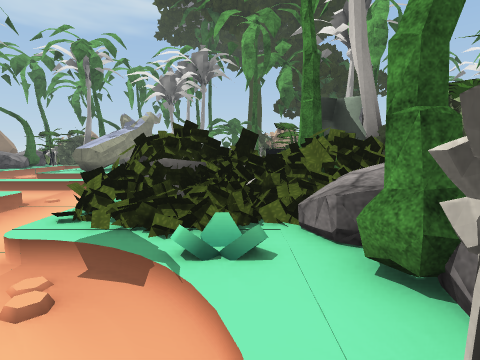
view 1 (above)

24 first-person views from a walk through a Unity game level. The camera is 1.3 m above the floor, tilts 6° down and sees 80° across. The floor is counted in squares, 1 m on a side. Each view is taken from the middle of a square. On the plan, view 1 faces up. The plan holds only what a view shows up to about 13 squares ahead; the rest is blank. The place goes on beyond the plan. The player character is not drawn. Some surface patterns are stand-ins.

view 2
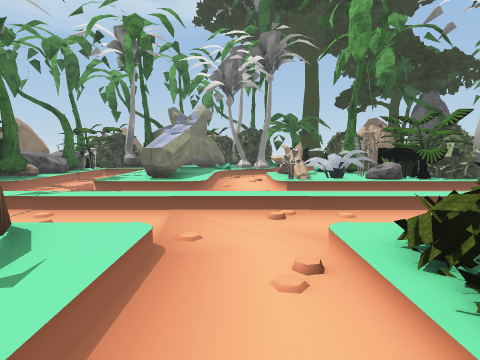

view 3
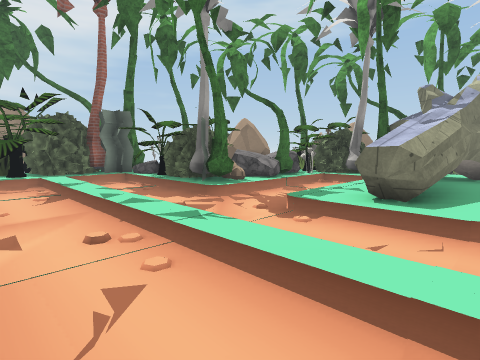

view 4
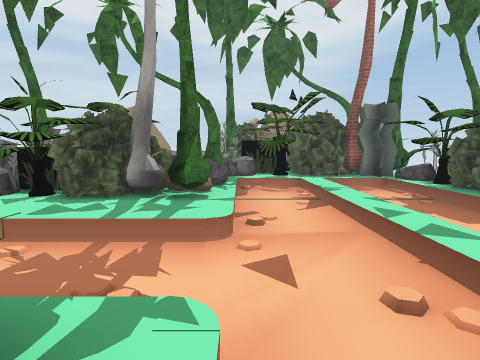

view 5
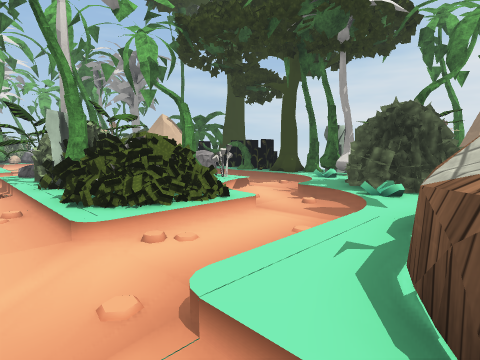

view 6
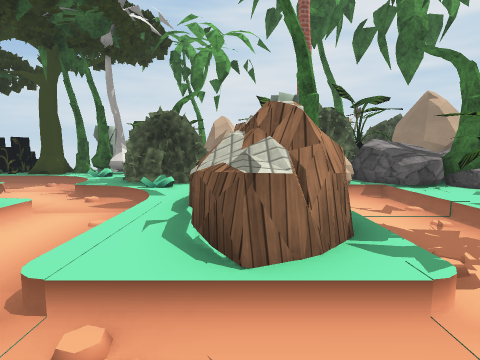

view 7
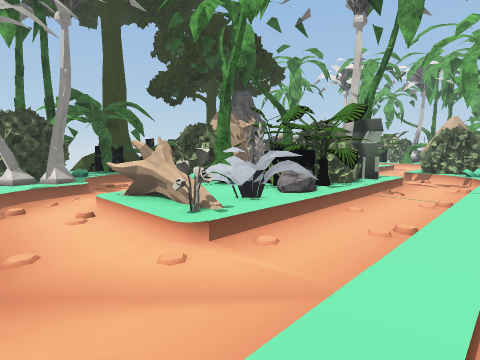

view 8
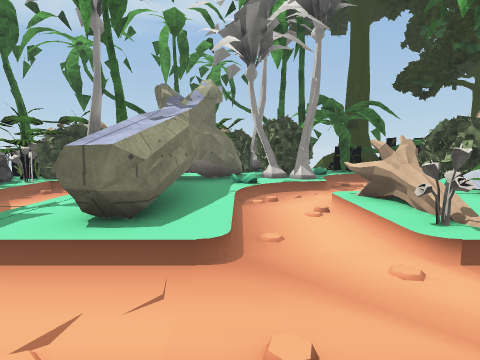

view 9
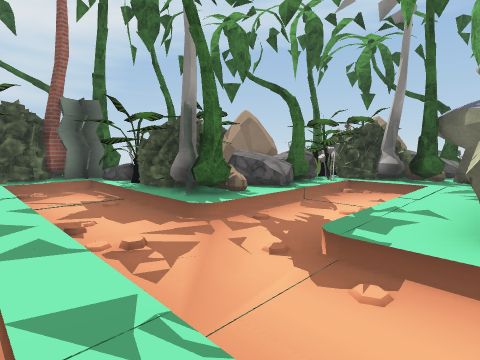

view 10
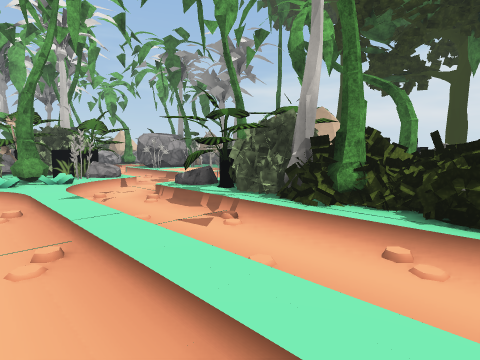

view 11
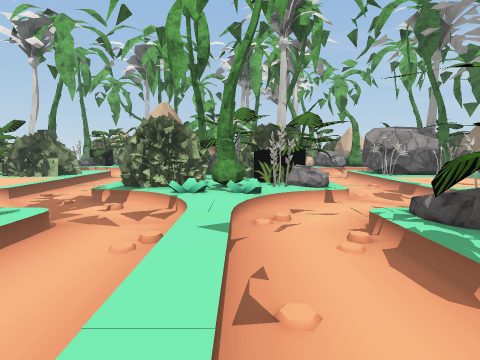

view 12
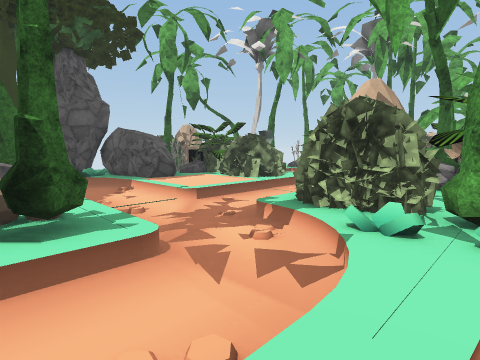

view 13
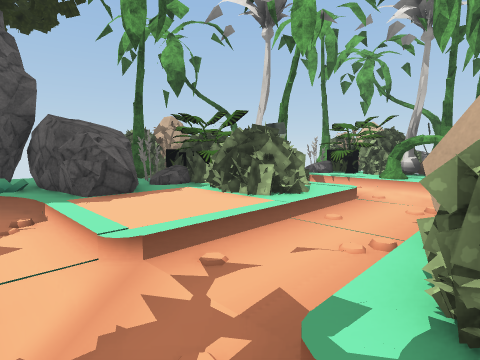

view 14
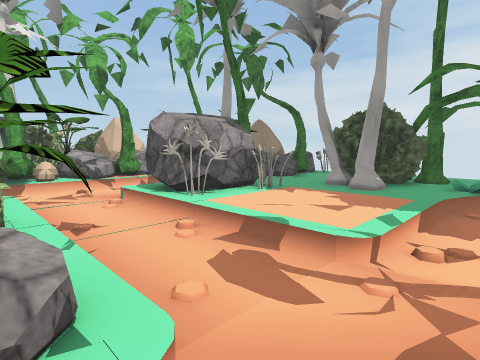

view 15
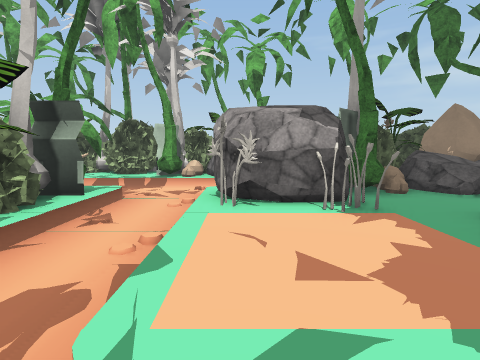

view 16
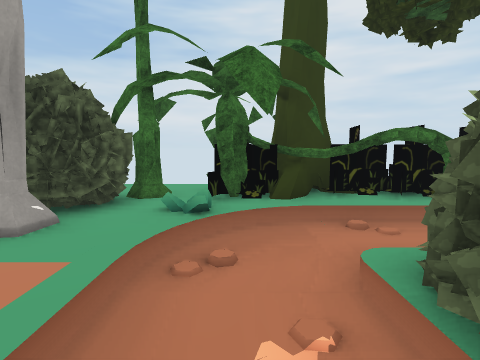

view 17
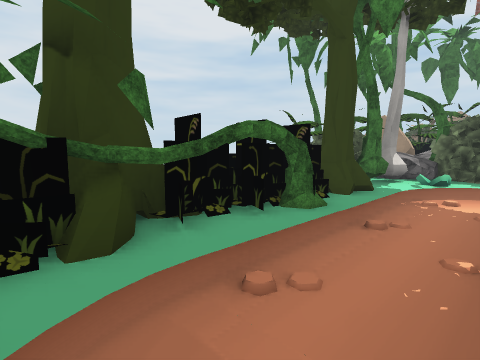

view 18
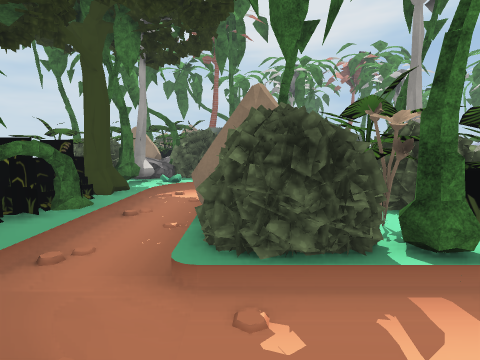

view 19
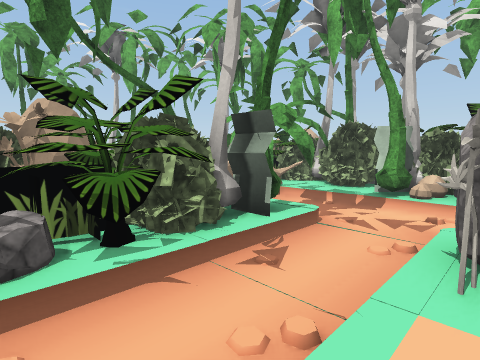

view 20
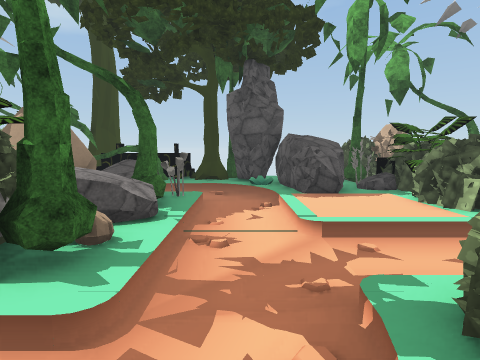

view 21
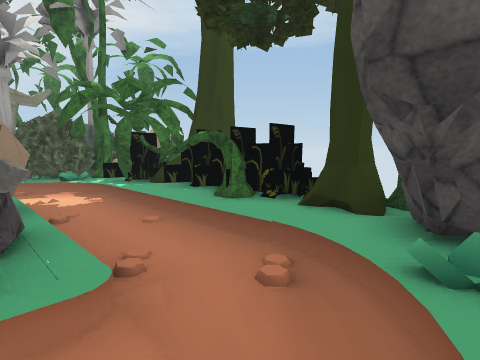

view 22
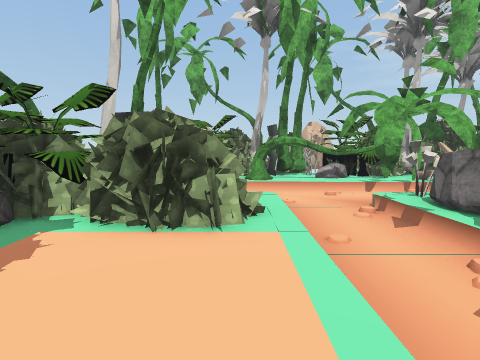

view 23
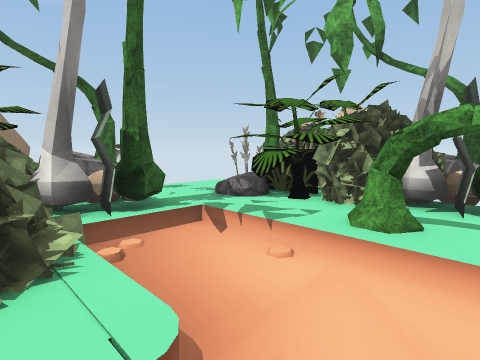

view 24
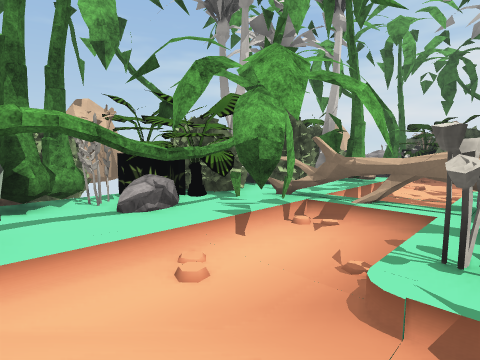

### Floor plan
Key: @ floor where view 1 was taken; # wall or solid block; . main floor; : floor 0.25 m higher than the main floor; / step, stairs or slope; = window, fence, low wall or low ledge; ^ raised ledge; T palm tree; B bush; R rock; E tree; O other object.
Columns run from 19 left of view 1 to 21 right of it. Each row starts with its distance up from view 1.
 25      TTTOTT             E E
 24         OOOOT       ######TT    OOOOOO
 23         OO  T  O TTT#######R    OOTTOO
 22        T  ROT OOTTTTOTTT:::RRR  TTOTOTT
 21      #OO RR OO BBBO////////RRRRO#OORR ::
 20     OOO BB##  #BB#..T../....ORR#ROOOOO ##
 19    TTOOBB T####OB..////////./RR OOOOT# RO
 18      ORO///### O...BB  #RO/./:::OOO.O/OOO
 17      #R#/./: #O... #BB #TT/./:::OOOO./OOB
 16 TTT T RT/. : #/.// /# O##=/./:::/OO/./##B
 15    OORRR/./: ^/.OOO:TOORRR/.////////./T#O
 14  #OOBBBO/./:^#/./O#:OOBBBT/../../..../##T
 13  TROOBOT/./:^#/./O::ROBBOT/.//////////#RO
 12  OOOO ///./////./////OO////.#BB ORO/T/TRO
 11 B##......../...../../.. ....#BB #RT/.#TBB
 10 BBO/// ///////////////// ////#OO#RT/T#T#B
  9 BOO//////////////////////////TOORRROO#TBB
  8 OO#../....//....//.. ../..../OOBBB ../#BT
  7 RO# /////./////.///////OO.../ROOBOT../ BB
  6  O#RROT:/./#^O/./OOBTTBBOR..//OO .. ./TOB
  5  OORRB :/./^^O/./OOBBBBBOO.../......./OBB
  4  O O BB:#./  =/./OOOBRRBOT.. /////////RRB
  3 OOOOOBOO/./  #/.///// #OO##./:::OOR/./OOO
  2    O#OOO/.   =O..../TT O B#./:::#R  .OTR#
  1    #OORRROT ###B.../ORRO BB./:::OR   OORO
  0  TTTRRRRROT  #BBB..@// O#B..#:::::TOOO
 -1    RTR RRO   # BBO..//....../:BB::OROO
 -2    OO## OO     RR#O////////O##BB::RROOOT
 -3    O OO      OORRTTO###TT##TTTB ::TOTTBTT
 -4            OOT# ROOTE######TTT:  :OOT B
 -5              OOO O     # ##   #   OO
 -6               T  OEETE
 -7               TTT O
 -8               T   O

Positions as (right, up) in squares from view 1, and headings:
1: (0, 0), facing up
2: (-4, 3), facing up
3: (-5, 7), facing up-left
4: (-7, 7), facing left
5: (-7, 8), facing down-right
6: (-7, 9), facing down
7: (-5, 9), facing up-right
8: (-5, 9), facing up
9: (-7, 9), facing up-left
10: (-1, 11), facing down-right
11: (2, 9), facing right
12: (5, 9), facing up-right
13: (8, 12), facing up-right
14: (8, 7), facing down-right
15: (8, 3), facing right
16: (8, 3), facing down
17: (8, 0), facing down-left
18: (10, 1), facing left
19: (10, 3), facing up-right
20: (8, 10), facing up
21: (9, 18), facing up-left
22: (9, 16), facing right
23: (15, 14), facing up-right
24: (15, 15), facing down-right
